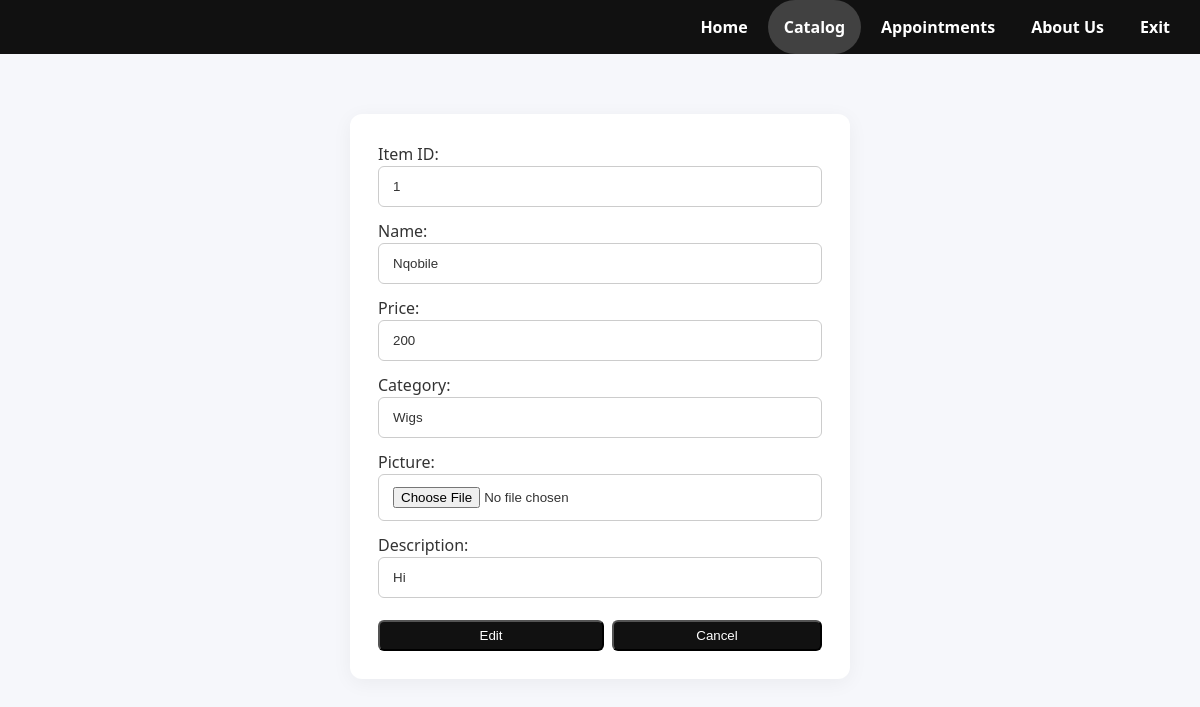
Page /admin_catalog/edit/1?next=/admin_catalog (signed in) on the committed database.
### tables this page shows
CREATE TABLE catalog (
    item_id INTEGER PRIMARY KEY AUTOINCREMENT,
    name TEXT NOT NULL,
    price TEXT NOT NULL,
    category TEXT NOT NULL,
    image BLOB NOT NULL,
    description TEXT NOT NULL,
    created_at TEXT NOT NULL,
    updated_at TEXT NOT NULL    
    );

### app.py (the view, shortened to what this page needs)
@app.route("/admin_catalog/edit/<int:item_id>", methods=["GET", "POST"])
def edit_item_route(item_id):
    if "user" not in session:
        return redirect(url_for('admin_login_route', next='edit_item_route', item_id=item_id))
    else:
        catalog = load_catalog()
        item = next((item for item in catalog if item.get("item_id") == item_id), None)
        return render_template("admin/edit_catalog.html", item=item)

### models/catalog.py (called while the page is built)
def catalog_table():
    conn, cur = database_connection()
    cur.execute("""
    CREATE TABLE IF NOT EXISTS catalog (
    item_id INTEGER PRIMARY KEY AUTOINCREMENT,
    name TEXT NOT NULL,
    price TEXT NOT NULL,
    category TEXT NOT NULL,
    image TEXT NOT NULL,
    description TEXT NOT NULL,
    created_at TEXT NOT NULL,
    updated_at TEXT NOT NULL
    );
    """)
    cur.execute("""SELECT * FROM catalog""")
    item = cur.fetchone()
    if not item:
        cur.execute("""
        INSERT INTO catalog (name, price, category, image, description, created_at, updated_at) VALUES (?,?,?,?,?,?,?)
        """, ("Nqobile", "200", "Wigs", "images/ImageError.webp", "Hi", "2006-12-12 08:12:12", "2006-12-12 08:12:12"))
    conn.commit()
    conn.close()

def load_catalog():
    catalog_table()
    conn, cur = database_connection()
    cur.execute("""
    SELECT * FROM catalog ORDER BY item_id DESC
    """)
    catalog = [dict(row) for row in cur.fetchall()]
    conn.close()
    return catalog

### models/db.py (called while the page is built)
def database_connection():
    conn = sqlite3.connect(DATABASE_PATH, timeout=10)
    conn.row_factory = sqlite3.Row
    conn.execute("PRAGMA foreign_keys = ON")
    conn.execute("PRAGMA journal_mode = WAL")
    conn.execute("PRAGMA synchronous = NORMAL")
    conn.execute("PRAGMA busy_timeout = 5000")
    return conn, conn.cursor()

### templates/admin/edit_catalog.html
{% extends "admin/base.html" %}
{% block content %}
<form method="POST">
    <label>Item ID:</label>
    <input name="item_id" title="item_id" value="{{ item.item_id }}" readonly>
    <label>Name:</label>
    <input name="item_name" title="item_name" value="{{ item.name }}" type="text">
    <label>Price:</label>
    <input name="item_price" title="item_price" value="{{ item.price }}" type="number">
    <label>Category:</label>
    <input name="item_category" title="item_category" value="{{ item.category }}">
    <label>Picture:</label>
    <input name="item_image" title="item_image" type="file" value="{{ item.image }}">
    <label>Description:</label>
    <input name="item_description" title="item_description" value="{{ item.description }}">
    <div class="button-row">
    <button type="submit">Edit</button>
    <a href="{{ url_for('admin_catalog_route') }}"><button type="button">Cancel</button></a>
    </div>
</form>
{% endblock %}

### static/style.css (style rules this page uses)
:root { --surface-tint: #f6f7fb; --surface-accent: #fafafa; --accent-500: #111111; --accent-700: #111111; --ink-900: #333333; --ink-700: #666666; --surface: rgba(255, 255, 255, 0.88); --surface-strong: #ffffff; --border-soft: rgba(0, 0, 0, 0.10); --shadow-soft: 0 4px 20px rgba(0, 0, 0, 0.05); }
* { box-sizing: border-box; }
body { font-family: "Segoe UI", Tahoma, Geneva, Verdana, sans-serif; margin: 0; min-height: 100vh; background-color: #f6f7fb; color: var(--ink-900); line-height: 1.5; }
form { max-width: 500px; margin: 40px auto; background: white; padding: 28px; border-radius: 12px; border: none; box-shadow: var(--shadow-soft); }
input, select, textarea { width: 100%; padding: 12px 14px; margin-bottom: 12px; border-radius: 6px; border: 1px solid #ccc; background: white; color: var(--ink-900); resize: none; }
button { color: white; background-color: #111; border-radius: 6px; padding: 6px; }
.button-row { display: flex; flex-wrap: wrap; gap: 8px; margin-top: 10px; }
.button-row > a, .button-row > button { flex: 1; }
.button-row a button { width: 100%; }
form button { width: 100%; }

### rows in the picture
catalog: item_id "1", item_name "Nqobile", item_price "200", item_category "Wigs", item_description "Hi"
